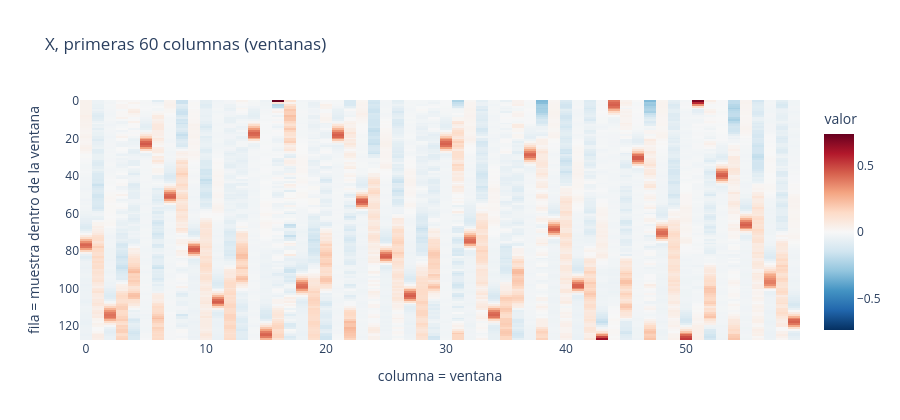

The notebook cell this image was saved under:
### Markdown cell above
### 0.4 La forma de la matriz completa

Un mapa de calor de las primeras 60 columnas de `X`. Cada columna
vertical es una ventana; el color es el valor de cada fila. Las
franjas brillantes son los picos QRS: aparecen en filas distintas
porque los latidos no caen en el mismo lugar de cada ventana. Esa
variacion es justo la que el diccionario tiene que aprender a cubrir.

### Code cell
fig = go.Figure(go.Heatmap(z=x[:, :60], colorscale="RdBu_r",
                           zmid=0, colorbar=dict(title="valor")))
fig.update_layout(title="X, primeras 60 columnas (ventanas)",
                  xaxis_title="columna = ventana",
                  yaxis_title="fila = muestra dentro de la ventana",
                  yaxis_autorange="reversed",
                  height=420, template="plotly_white")
fig.show()

### Figure 1 — Plotly figure (JSON) as saved in the notebook; plotly's stock layout.template omitted (floating-point values rounded to 4 significant figures; data arrays with more than 128 entries replaced by an {"elided": "..."} marker saying what was removed)
{"data": [{"colorbar": {"title": {"text": "valor"}}, "colorscale": [[0, "rgb(5,48,97)"], [0.1, "rgb(33,102,172)"], [0.2, "rgb(67,147,195)"], [0.3, "rgb(146,197,222)"], [0.4, "rgb(209,229,240)"], [0.5, "rgb(247,247,247)"], [0.6, "rgb(253,219,199)"], [0.7, "rgb(244,165,130)"], [0.8, "rgb(214,96,77)"], [0.9, "rgb(178,24,43)"], [1, "rgb(103,0,31)"]], "type": "heatmap", "z": {"elided": "128x60 float values"}, "zmid": 0}], "layout": {"height": 420, "title": {"text": "X, primeras 60 columnas (ventanas)"}, "xaxis": {"title": {"text": "columna = ventana"}}, "yaxis": {"autorange": "reversed", "title": {"text": "fila = muestra dentro de la ventana"}}}}
